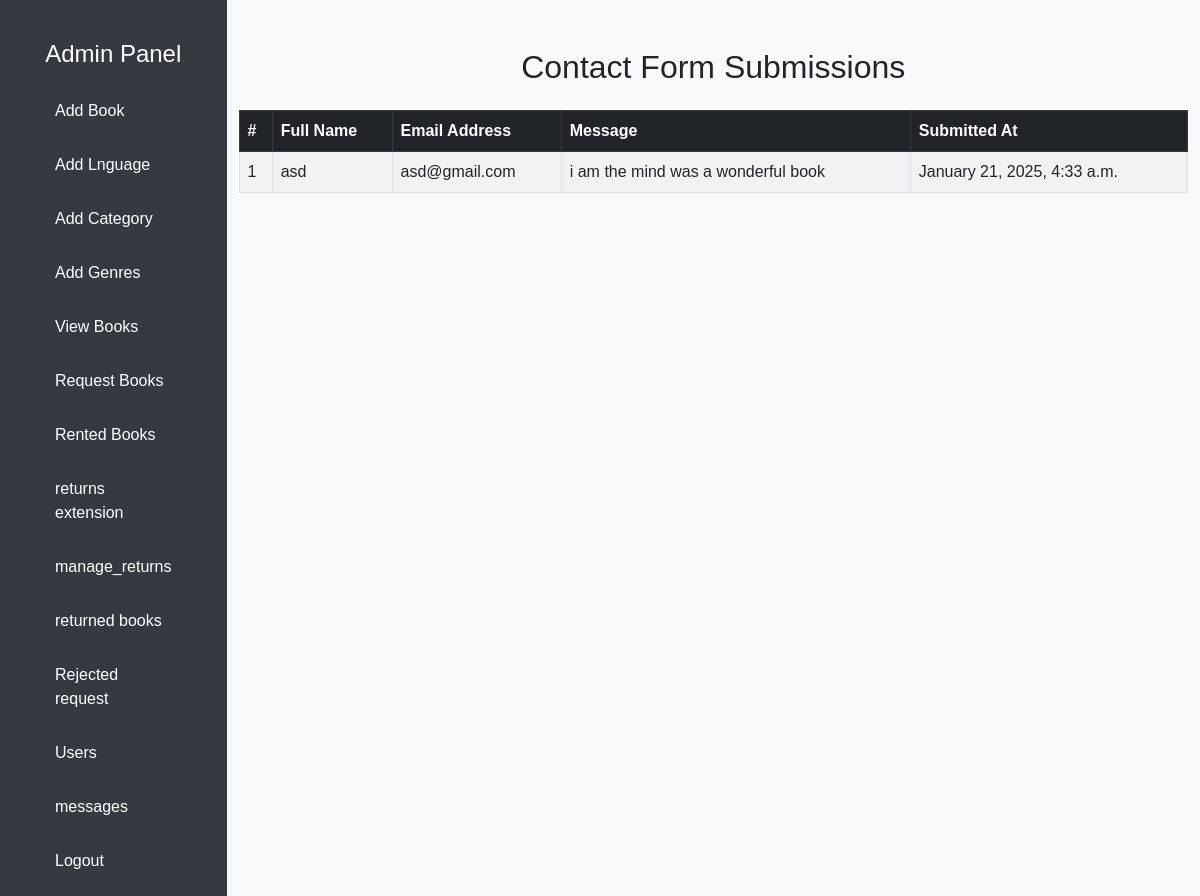
Page /display_contacts/ on the earlier database version.
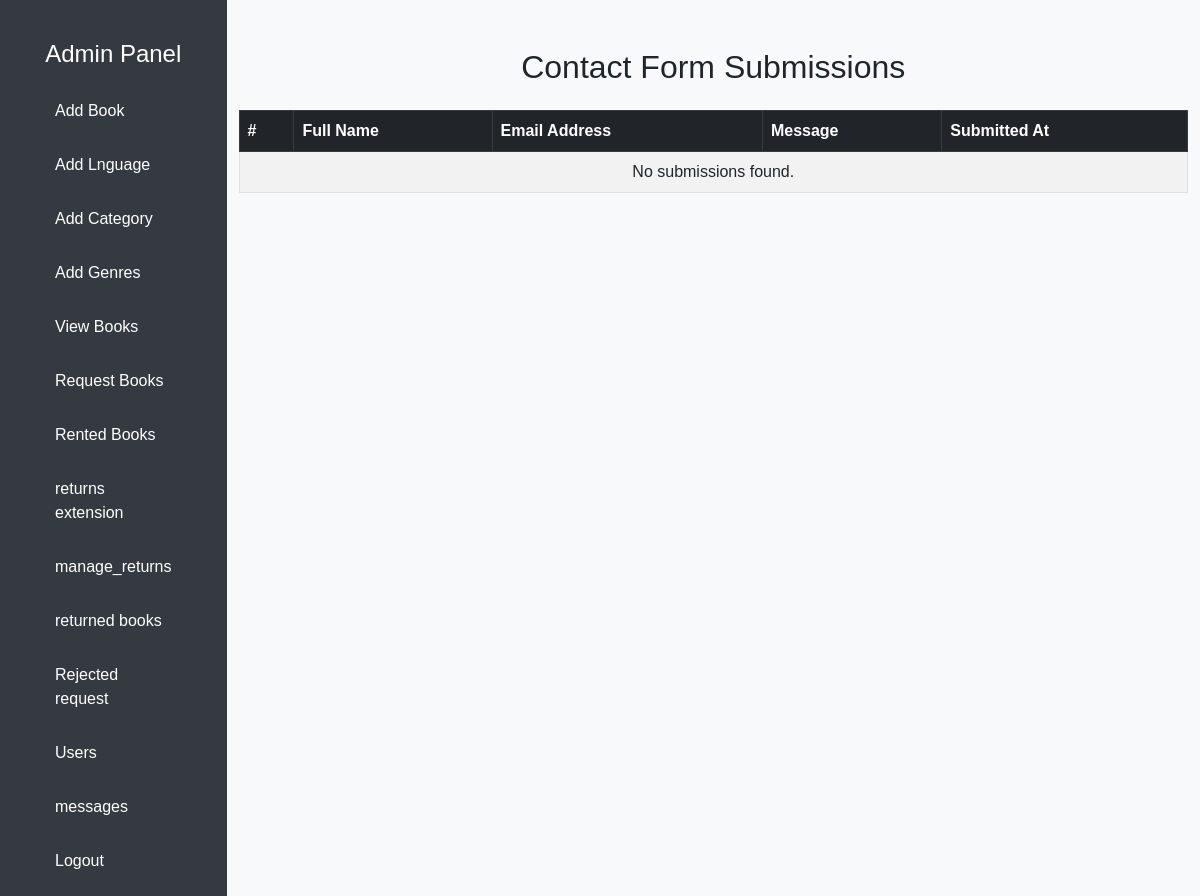
Same page on the later database version.
### bookapp/models.py (models this page shows)
class Contact(models.Model):
    name = models.CharField(max_length=255)
    email = models.EmailField()
    message = models.TextField()
    created_at = models.DateTimeField(auto_now_add=True)

### bookapp/views.py (the view)
# urls.py: path("display_contacts/", views.display_contacts, name="display_contacts"),
def display_contacts(request):
    contacts = Contact.objects.all().order_by('-created_at')  # Orders by latest submissions
    return render(request, "admin/display_contacts.html", {"contacts": contacts})

### templates/admin/display_contacts.html (shortened to what this page needs)
<!DOCTYPE html>
<html lang="en">
<head>
    <link rel="stylesheet" href="https://cdn.jsdelivr.net/npm/bootstrap@5.3.0/dist/css/bootstrap.min.css">
</head>
<body>
  <div class="d-flex">
    <div class="sidebar">
        <div class="sidebar">
            <h3>Admin Panel</h3>
            <a href="add_books"> Add Book</a>
            <a href="location"> Add Lnguage</a>
            <a href="category"> Add Category</a>
            <a href="genres"> Add Genres</a>
            <a href="view_books"> View Books</a>
            <a href="manage_requests"> Request Books</a>
            <a href="rented"> Rented Books</a>
            <a href="manage-extension-requests">returns extension</a>
            <a href="manage_returns">manage_returns</a>
            <a href="books_returns">returned books</a>
            <a href="reject"> Rejected request</a>
            <a href="view_user"> Users</a>
            <a href="display_contacts"> messages</a>
            <a href="logout"> Logout</a>
        </div>
    </div>
    <div class="container mt-5">
        <h2 class="text-center">Contact Form Submissions</h2>
        <table class="table table-striped table-bordered mt-4">
            <thead class="table-dark">
                <tr>
                    <th>#</th>
                    <th>Full Name</th>
                    <th>Email Address</th>
                    <th>Message</th>
                    <th>Submitted At</th>
                </tr>
            </thead>
            <tbody>
                {% for contact in contacts %}
                <tr>
                    <td>{{ forloop.counter }}</td>
                    <td>{{ contact.name }}</td>
                    <td>{{ contact.email }}</td>
                    <td>{{ contact.message }}</td>
                    <td>{{ contact.created_at|date:"F j, Y, g:i a" }}</td>
                </tr>
                {% empty %}
                <tr>
                    <td colspan="5" class="text-center">No submissions found.</td>
                </tr>
                {% endfor %}
            </tbody>
        </table>
    </div>
</div>
</body>
</html>

Differences in the rows shown:
removed Contact: name "asd", email "asd@gmail.com", message "i am the mind was a wonderful book", created_at "January 21, 2025, 4:33 a.m."
Other differences:
text now shown: "No submissions found."
